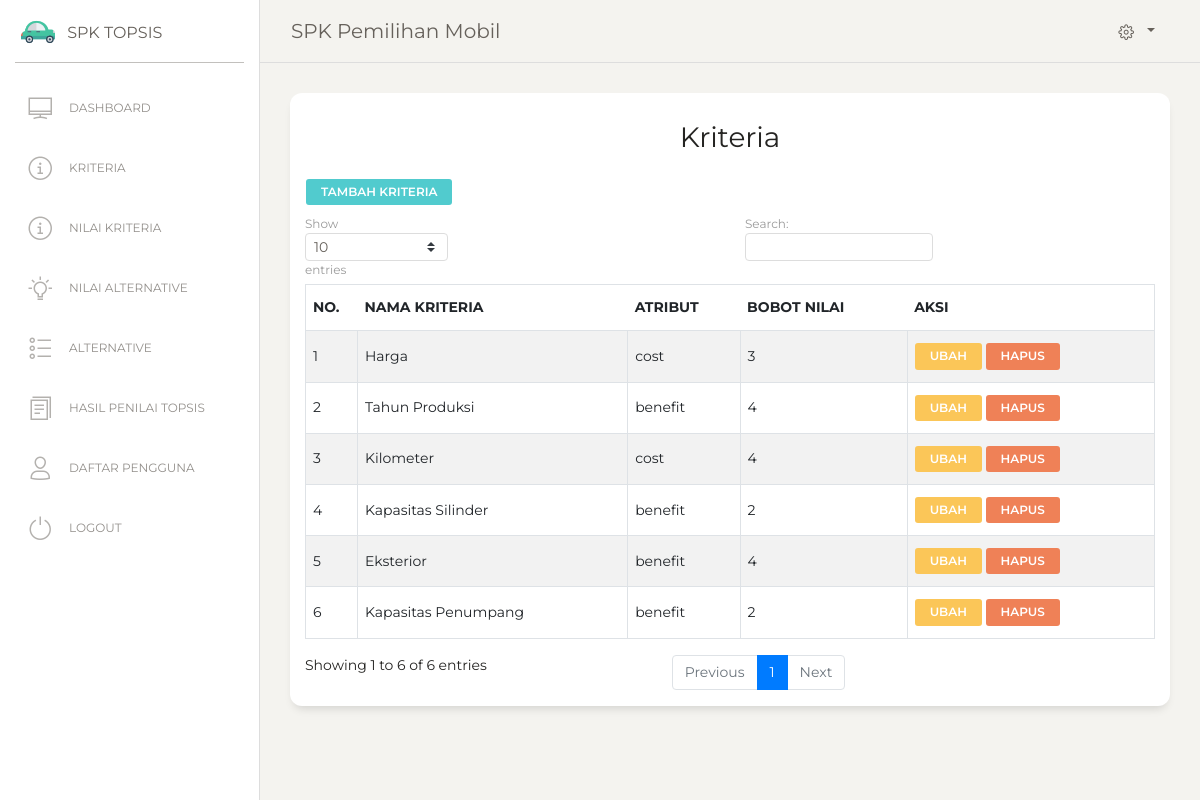
/kriteria.php (signed in), run on the app's committed database.
### tables this page shows
CREATE TABLE IF NOT EXISTS `tb_kriteria` (
  `id_kriteria` int(11) NOT NULL AUTO_INCREMENT,
  `atribut` varchar(50) NOT NULL,
  `bobot_nilai` varchar(50) NOT NULL,
  `nama_kriteria` varchar(50) NOT NULL,
  PRIMARY KEY (`id_kriteria`)
);

### kriteria.php (the view, shortened to what this page needs)
<?php
include 'header.php';
include 'menu.php';
?>
<div class="content">
  <div class="row">
    <div class="col-md-12">
      <div class="card ">
        <div class="card-header ">
          <h3 class="card-title"><center>Kriteria</h3>
          <a href="tambahkriteria.php" class="btn btn-primary btn-sm">Tambah Kriteria</a>
        <table id="example" class="table table-striped table-bordered" >
            <thead>
                <tr>
                    <th>No.</th>
                    <th>Nama kriteria</th>
                    <th>Atribut</th>
                    <th>Bobot Nilai</th>
                    <th>Aksi</th>
                </tr>
            </thead>
            <tbody>
                <?php
                $sql=mysql_query("SELECT * FROM tb_kriteria ORDER BY id_kriteria ASC");
                $no=1;
                while ($row=mysql_fetch_array($sql)){?>
                  <tr class='td' bgcolor='#FFF'>
                    <td><?php echo $no++ ?></td>
                    <td><?php echo $row['nama_kriteria'];?></td>
                    <td><?php echo $row['atribut'];?></td>
                    <td><?php echo $row['bobot_nilai'];?></td>
                    <td>
                        <a class="btn btn-warning btn-sm" href=editkriteria.php?idk=<?= $row['id_kriteria'] ?> >Ubah</a>
                        <a href="deletekriteria.php?idk=<?= $row['id_kriteria']; ?>"  class="btn btn-danger btn-sm"
                          onclick="return confirm('Anda yakin Hapus data Kriteria <?= $row['nama_kriteria']; ?> ?')">Hapus</a>
                    </td>
                  </tr>
                <?php }?>
            </tbody>
        </table>
        </div>
      </div>
    </div>
  </div>
</div>
<?php include 'footer.php' ?>

### data on the page
tb_kriteria: nama_kriteria "Harga", atribut "cost", bobot_nilai "3"
tb_kriteria: nama_kriteria "Tahun Produksi", atribut "benefit", bobot_nilai "4"
tb_kriteria: nama_kriteria "Kilometer", atribut "cost", bobot_nilai "4"
tb_kriteria: nama_kriteria "Kapasitas Silinder", atribut "benefit", bobot_nilai "2"
tb_kriteria: nama_kriteria "Eksterior", atribut "benefit", bobot_nilai "4"
tb_kriteria: nama_kriteria "Kapasitas Penumpang", atribut "benefit", bobot_nilai "2"
